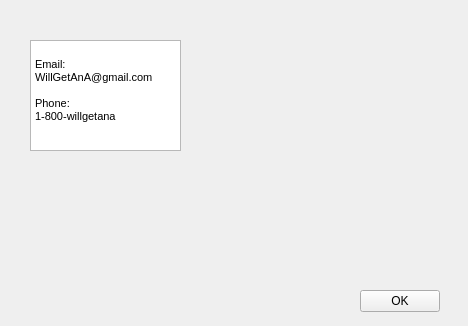
<?xml version="1.0" encoding="UTF-8"?>
<ui version="4.0">
 <class>Contact</class>
 <widget class="QWidget" name="Contact">
  <property name="geometry">
   <rect>
    <x>0</x>
    <y>0</y>
    <width>468</width>
    <height>326</height>
   </rect>
  </property>
  <property name="windowTitle">
   <string>Form</string>
  </property>
  <widget class="QLabel" name="logo">
   <property name="geometry">
    <rect>
     <x>10</x>
     <y>-40</y>
     <width>481</width>
     <height>361</height>
    </rect>
   </property>
   <property name="text">
    <string>&lt;html&gt;&lt;head/&gt;&lt;body&gt;&lt;p&gt;&lt;img src=&quot;:/new/prefix2/image/1.png&quot;/&gt;&lt;/p&gt;&lt;/body&gt;&lt;/html&gt;</string>
   </property>
  </widget>
  <widget class="QTextBrowser" name="textBrowser">
   <property name="geometry">
    <rect>
     <x>30</x>
     <y>40</y>
     <width>151</width>
     <height>111</height>
    </rect>
   </property>
   <property name="html">
    <string>&lt;!DOCTYPE HTML PUBLIC &quot;-//W3C//DTD HTML 4.0//EN&quot; &quot;http://www.w3.org/TR/REC-html40/strict.dtd&quot;&gt;
&lt;html&gt;&lt;head&gt;&lt;meta name=&quot;qrichtext&quot; content=&quot;1&quot; /&gt;&lt;style type=&quot;text/css&quot;&gt;
p, li { white-space: pre-wrap; }
&lt;/style&gt;&lt;/head&gt;&lt;body style=&quot; font-family:'MS Shell Dlg 2'; font-size:8pt; font-weight:400; font-style:normal;&quot;&gt;
&lt;p style=&quot;-qt-paragraph-type:empty; margin-top:0px; margin-bottom:0px; margin-left:0px; margin-right:0px; -qt-block-indent:0; text-indent:0px;&quot;&gt;&lt;br /&gt;&lt;/p&gt;
&lt;p style=&quot; margin-top:0px; margin-bottom:0px; margin-left:0px; margin-right:0px; -qt-block-indent:0; text-indent:0px;&quot;&gt;Email:&lt;/p&gt;
&lt;p style=&quot; margin-top:0px; margin-bottom:0px; margin-left:0px; margin-right:0px; -qt-block-indent:0; text-indent:0px;&quot;&gt;WillGetAnA@gmail.com&lt;/p&gt;
&lt;p style=&quot;-qt-paragraph-type:empty; margin-top:0px; margin-bottom:0px; margin-left:0px; margin-right:0px; -qt-block-indent:0; text-indent:0px;&quot;&gt;&lt;br /&gt;&lt;/p&gt;
&lt;p style=&quot; margin-top:0px; margin-bottom:0px; margin-left:0px; margin-right:0px; -qt-block-indent:0; text-indent:0px;&quot;&gt;Phone:&lt;/p&gt;
&lt;p style=&quot; margin-top:0px; margin-bottom:0px; margin-left:0px; margin-right:0px; -qt-block-indent:0; text-indent:0px;&quot;&gt;1-800-willgetana&lt;/p&gt;&lt;/body&gt;&lt;/html&gt;</string>
   </property>
  </widget>
  <widget class="QPushButton" name="pushButton">
   <property name="geometry">
    <rect>
     <x>360</x>
     <y>290</y>
     <width>80</width>
     <height>22</height>
    </rect>
   </property>
   <property name="text">
    <string>OK</string>
   </property>
  </widget>
 </widget>
 <resources/>
 <connections/>
</ui>
